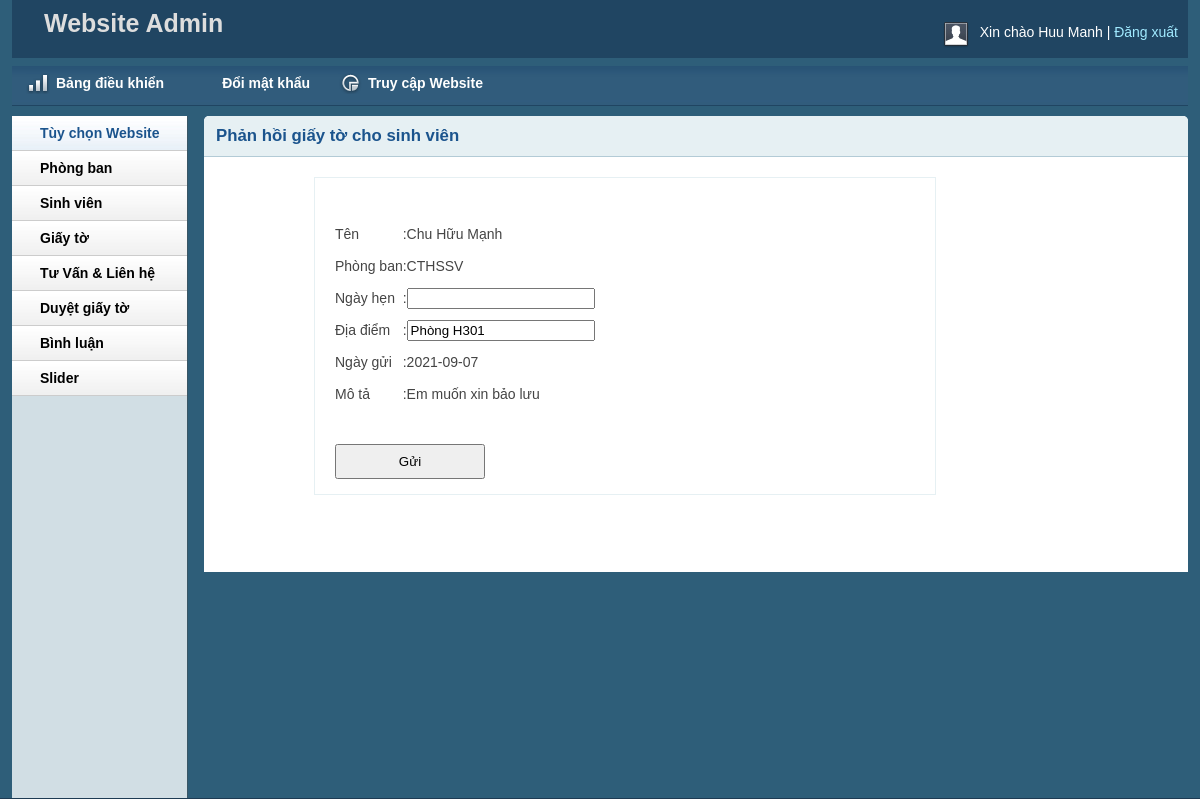
Screenshot of /admin/feedback.php?scanf_Id=50 (signed in) with the database file from the repository.
### tables this page shows
CREATE TABLE IF NOT EXISTS `tbl_scanf` (
`scanf_Id` int(11) NOT NULL,
  `id` int(11) NOT NULL,
  `departmentId` int(11) NOT NULL,
  `scanf_desc` varchar(255) NOT NULL,
  `scanf_file` varchar(255) NOT NULL,
  `scanf_Date` date NOT NULL,
  `cmt` varchar(300) NOT NULL,
  `status` int(11) NOT NULL,
  `date_scanf` date NOT NULL
);

CREATE TABLE IF NOT EXISTS `tbl_student` (
`id` int(11) NOT NULL,
  `name` varchar(255) NOT NULL,
  `address` varchar(255) NOT NULL,
  `city` varchar(50) NOT NULL,
  `country` varchar(50) NOT NULL,
  `mssv` varchar(30) NOT NULL,
  `class` varchar(200) NOT NULL,
  `department` varchar(50) NOT NULL,
  `phone` varchar(30) NOT NULL,
  `email` varchar(80) NOT NULL,
  `password` varchar(200) NOT NULL
);

CREATE TABLE IF NOT EXISTS `tbl_department` (
`departmentId` int(11) NOT NULL,
  `departmentName` varchar(255) NOT NULL
);

### lib/database.php (called while the page is built, shortened)
<?php
Class Database{
   public $host   = DB_HOST;
   public $user   = DB_USER;
   public $pass   = DB_PASS;
   public $dbname = DB_NAME;
   public $link;
private function connectDB(){
   $this->link = new mysqli($this->host, $this->user, $this->pass,
    $this->dbname);
 }
public function select($query){
  $result = $this->link->query($query) or
   die($this->link->error.__LINE__);
  if($result->num_rows > 0){
    return $result;
  } else {
    return false;
  }
 }
}

### classes/scanf.php (called while the page is built, shortened)
<?php
	$filepath = realpath(dirname(__FILE__));
	include_once ($filepath.'/../lib/database.php');
?>
<?php
	class scanf
	{
		private $db;
		public function __construct()
		{
			$this->db = new Database();
		}
        public function scanfId($id){
			$query = "SELECT tbl_scanf.*, tbl_department.departmentName, tbl_student.name
			FROM tbl_scanf INNER JOIN tbl_department ON tbl_scanf.departmentId = tbl_department.departmentId INNER JOIN tbl_student ON tbl_scanf.id = tbl_student.id WHERE tbl_scanf.scanf_Id = $id
			order by tbl_scanf.scanf_Id desc";
			$result = $this->db->select($query);
			return $result;
		}
	}
?>

### admin/feedback.php (the view, shortened to what this page needs)
<?php include 'inc/header.php';?>
<?php include 'inc/sidebar.php';?>
<?php include '../classes/scanf.php';?>
<?php
    if(!isset($_GET['scanf_Id']) || $_GET['scanf_Id']==NULL){
       echo "<script>window.location ='scanfadmin.php'</script>";
    }else{
         $id = $_GET['scanf_Id'];
    }
?>
        <div class="grid_10">
            <div class="box round first grid">
                <h2>Phản hồi giấy tờ cho sinh viên</h2>
               <div class="block copyblock">
                    <?php
                        $sc = new scanf();
                        $get_scanf = $sc->scanfId($id);
                        if($get_scanf){
                            while($result = $get_scanf->fetch_assoc()){
                    ?>
                 <form action=""method="POST">
                <table style="margin-top: 20px;">
                <tbody>
                <tr style="">
                    <td>Tên</td>
                    <td>:</td>
                    <td><?php echo $result['name'] ?></td>
                </tr>
                <tr>
                    <td>Phòng ban</td>
                    <td>:</td>
                    <td><?php echo $result['departmentName'] ?></td>
                </tr>
                <tr>
                    <td>Ngày hẹn</td>
                    <td>:</td>
                    <td><input class="date" id="datepicker" name="scanf_Date" type="text" value="" onfocus="this.value = '';"
                    	onblur="if (this.value == '') {this.value = 'dd/mm/yyyy';}" required="" /></td>
                </tr>
                <tr>
                    <td>Địa điểm</td>
                    <td>:</td>
                    <td><input style="width: 180px;" type="text" name="cmt" placeholder="Nhập phản hồi" value="<?php echo $result['cmt'] ?>"></td>
                </tr>
                <tr>
                    <td>Ngày gửi</td>
                    <td>:</td>
                    <td><?php echo $result['date_scanf'] ?></td>
                </tr>
                 <tr>
                    <td>Mô tả</td>
                    <td>:</td>
                    <td><?php echo $result['scanf_desc']?></td>
                </tr>
                <?php
                            }
                        }
                ?>
                </tbody></table>
               <div class="search">
                <div><input id="signup" type="submit" name="submit" class="grey" value="Gửi"  style="height: 35px; width: 150px; color: #000;"></div>
               </div>
                </form>
                </div>
            </div>
        </div>
<?php include 'inc/footer.php';?>

### admin/css/text.css (style rules this page uses)
body { font: 13px/1.5 Tahoma, Helvetica, Arial, 'Liberation Sans', FreeSans, sans-serif; }
h2 { font-size: 23px; }
p, dl, hr, h1, h2, h3, h4, h5, h6, ol, ul, pre, table, address, fieldset { margin-bottom: 20px; }

### admin/css/grid.css (style rules this page uses)
.grid_1, .grid_2, .grid_3, .grid_4, .grid_5, .grid_6, .grid_7, .grid_8, .grid_9, .grid_10, .grid_11, .grid_12, .grid_13, .grid_14, .grid_15, .grid_16 { display: inline; float: left; margin-left: 1%; margin-right: 1%; }
.container_12 .grid_10 { width: 81.333%; }

### admin/css/layout.css (style rules this page uses)
body { background: #fff none repeat scroll 0 0; color: #444; font-size: 14px; padding: 0; }
.grey { color:#C2C2C2; }
h1, h2, h3, h4, h5, h6 { line-height:1.2em; margin-bottom:.3em; }
h2 { margin-top:1em; }
.box { background:#fff; margin-bottom:20px; padding:10px 10px 10px 10px; margin-left:-8px; }
.box.grid { padding-bottom:40px; }
.box.round { -moz-border-radius: 5px 5px 0px 0px; -webkit-border-radius: 5px 5px 0px 0px; border-radius: 5px 5px 0px 0px; }
.box h2 { font-size:1.2em; font-weight:bold; color:#1B548D; background:#E6F0F3; margin:-10px -10px 0 -10px; padding:10px 12px; border-bottom:1px solid #B3CBD6; -moz-border-radius: 5px 5px 0px 0px; -webkit-border-radius: 5px 5px 0px 0px; border-radius: 5px 5px 0px 0px; }
.box.first { min-height: 406px; }
.block { padding-top:20px; }
.copyblock { border: 1px solid #e6f0f3; line-height: 32px; margin-left: 100px; margin-top: 20px; padding-left: 20px; width: 600px; }
p { margin-bottom:1em; }
input.date { width: 180px; }
.block { padding-bottom:1px; }

### rows the page displays
tbl_scanf: tbl_student.name "Chu Hữu Mạnh", departmentId.departmentName "CTHSSV", cmt "Phòng H301", date_scanf "2021-09-07", scanf_desc "Em muốn xin bảo lưu"

### other values shown
Session::get('adminName') "Huu Manh"
